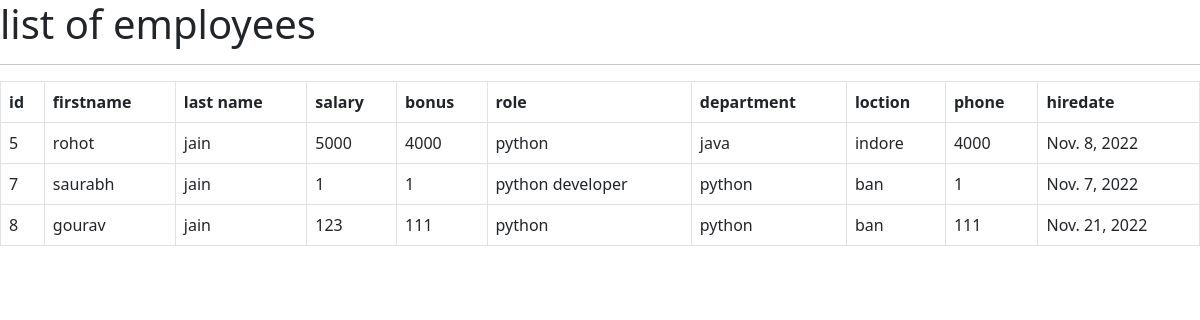
Page /all_emp/ on the committed database.
### emp_app/models.py (models this page shows, shortened)
class Employee(models.Model):
    first_name=models.CharField(max_length=20)
    last_name=models.CharField(max_length=20)
    dep=models.ForeignKey(Department,on_delete=models.CASCADE)
    salary=models.IntegerField(default=0)
    bonus=models.IntegerField(default=0)
    role=models.ForeignKey(Role,on_delete=models.CASCADE)
    phone=models.IntegerField(default=0)
    hire_date=models.DateField()

class Role(models.Model):
    name=models.CharField(max_length=100)

class Department(models.Model):
    name=models.CharField(max_length=100,null=False)
    location=models.CharField(max_length=100)

### emp_app/views.py (the view)
# urls.py: path('all_emp/',views.all_emp,name='all_emp'),
def all_emp(request):
        emps=Employee.objects.all()
        context={
            'emps':emps
        }
        print(context,"kkkkkkk")
        return render(request, 'view_all_emp.html',context)

### templates/view_all_emp.html (shortened to what this page needs)
<!DOCTYPE html>
<html lang="en">
<head>
    <link rel="stylesheet" href="https://cdn.jsdelivr.net/npm/bootstrap@5.2.2/dist/css/bootstrap.rtl.min.css">
</head>
<body>
    <h1> list of employees</h1>
<hr>
<table class="table table-bordered">
<thead>
    <tr>
        <th scope="row">id</th>
        <th scope="col">firstname</th>
        <th scope="col">last name</th>
        <th scope="col">salary</th>
        <th scope="col">bonus</th>
        <th scope="col">role</th>
        <th scope="col">department</th>
        <th scope="col">loction</th>
        <th scope="col">phone</th>
        <th scope="col">hiredate</th>
    </tr>
</thead>
            {% for emp in emps %}
<tbody>
    <tr>
        <td scope="row">{{emp.id}}</td>
        <td>{{emp.first_name}}</td>
        <td>{{emp.last_name}}</td>
        <td>{{emp.salary}}</td>
        <td>{{emp.bonus}}</td>
        <td>{{emp.role.name}}</td>
        <td>{{emp.dep.name}}</td>
        <td>{{emp.dep.location}}</td>
        <td>{{emp.phone}}</td>
        <td>{{emp.hire_date}}</td>
    </tr>
</tbody>
        {% endfor %}
</table>
</body>
</html>

### rows in the picture
Employee: id "5", first_name "rohot", last_name "jain", salary "5000", bonus "4000", role.name "python", dep.name "java", dep.location "indore", phone "4000", hire_date "Nov. 8, 2022"
Employee: id "7", first_name "saurabh", last_name "jain", salary "1", bonus "1", role.name "python developer", dep.name "python", dep.location "ban", phone "1", hire_date "Nov. 7, 2022"
Employee: id "8", first_name "gourav", last_name "jain", salary "123", bonus "111", role.name "python", dep.name "python", dep.location "ban", phone "111", hire_date "Nov. 21, 2022"
